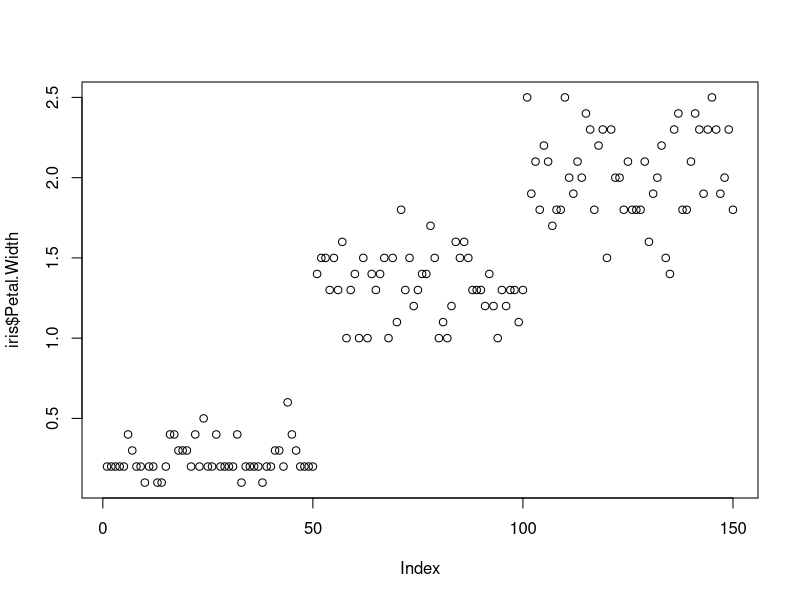
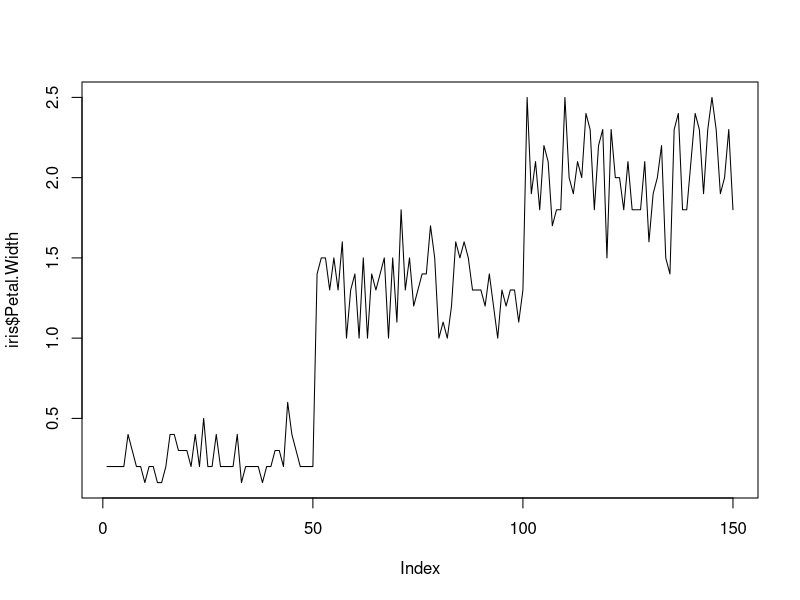
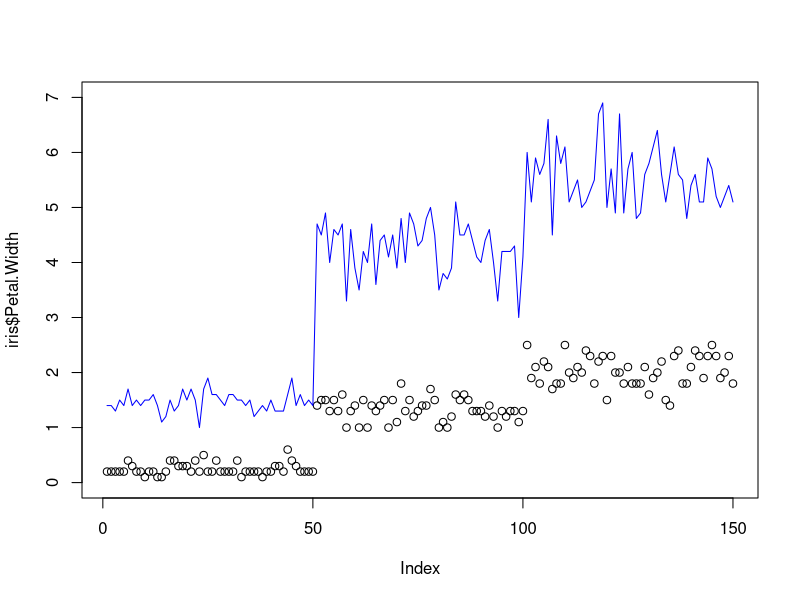
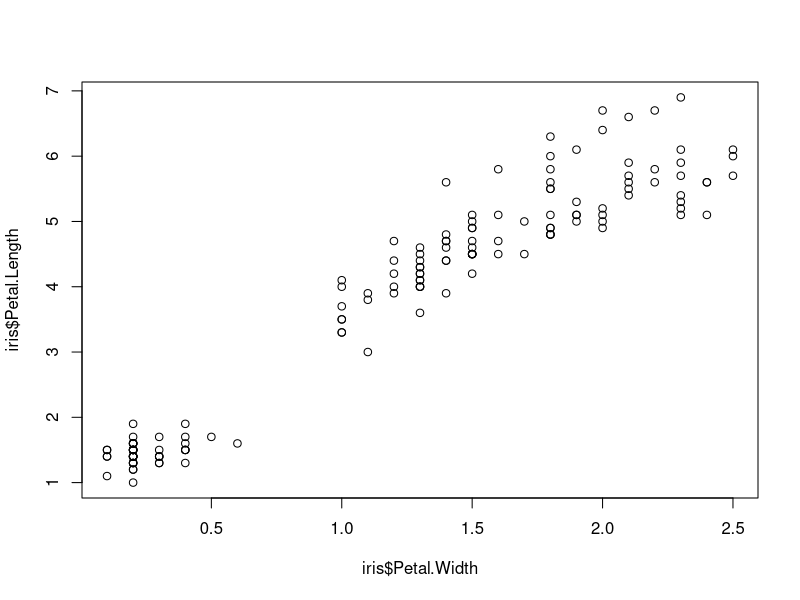
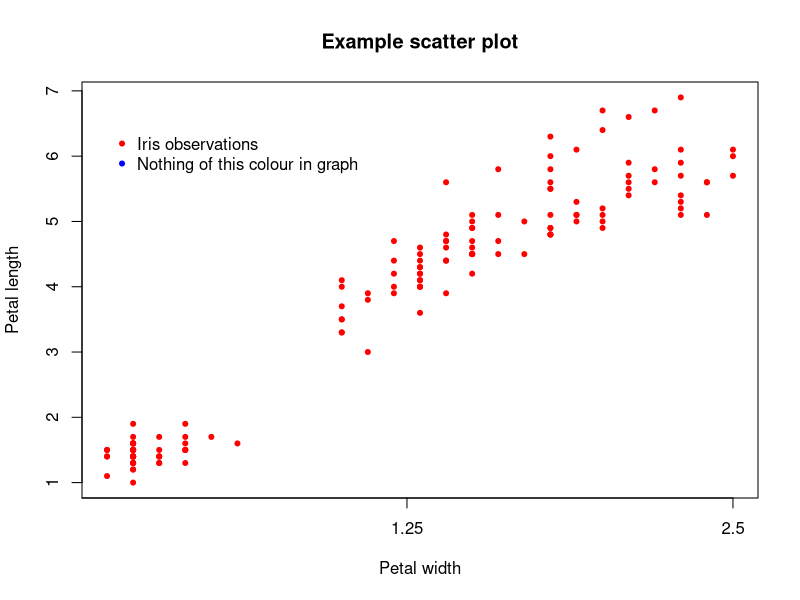
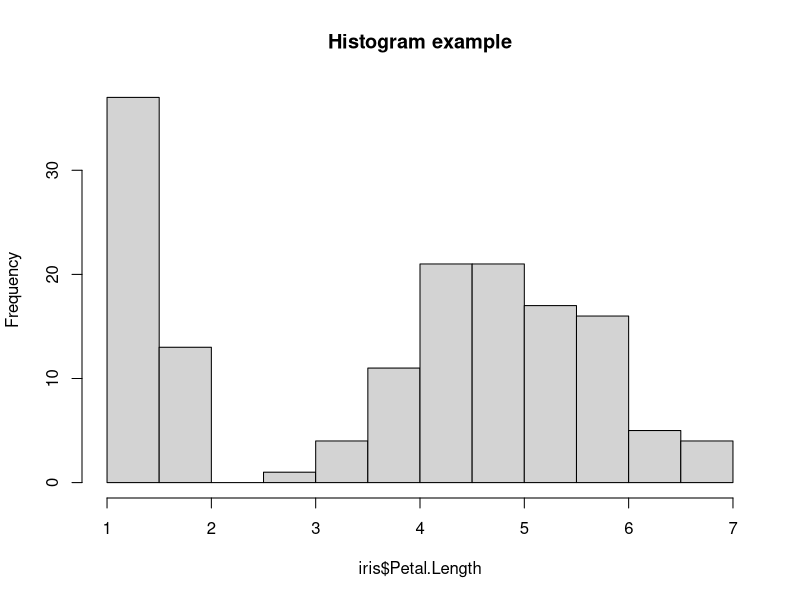
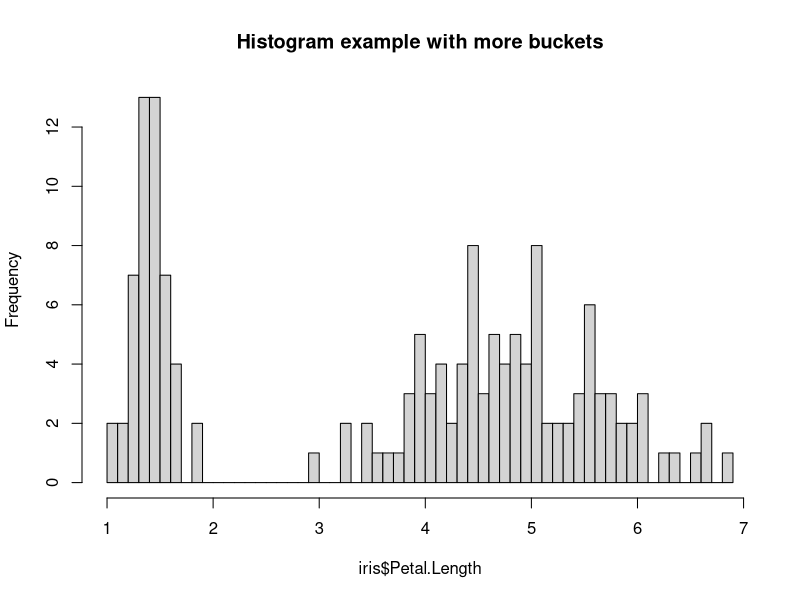
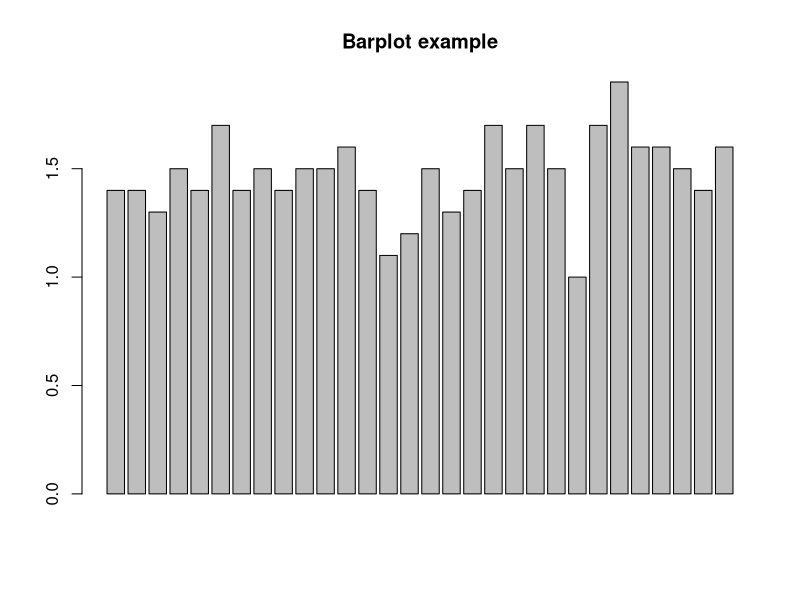

Reproduce these figures in R, in order.
## ---- chunk 1
# Load these for the examples below to work for you
library(ggplot2)
library(data.table)
library(magrittr)
## ---- chunk 2
# Single variable graph uses the order of the data for the x axis
plot(iris$Petal.Width)
plot(iris$Petal.Width, t='l')  # Second arg means 'type' = 'line'. Default is points.
# Some functions add features to an existing graph
plot(iris$Petal.Width,
     ylim=c(0, 7))  # Specify the y-axis range. Also works for xlim.
lines(iris$Petal.Length, col='blue')  # Adds another variable. points() works similar.
# Two-variable scatterplot
plot(iris$Petal.Width, iris$Petal.Length)
# Next example modifies a few features. Many other things can be modified.
plot(iris$Petal.Width, iris$Petal.Length, col='red',
     pch=20,  # specify the point type. Options are here: https://r-lang.com/pch-in-r/
     main='Example scatter plot', 
     ylab='Petal length', 
     xlab='Petal width', 
     xaxt='n')  # Specify no ticks on x axis, so it can be manually added in
axis(1,  # Axis ticks for side '1' (i.e. x axis)
     at=c(0, 1.25, 2.5),  # Where to put the ticks 
     labels=c(0, 1.25, 2.5))  # What to write under the ticks (could also be text)
legend(0.1, 6.5,  # Coordinates for placing the legend 
       legend=c('Iris observations', 'Nothing of this colour in graph'),  # Legend text
       pch=20,  # Legend symbols (could specify e.g. line type (lty) instead)
       col=c('red', 'blue'),  # Legend symbol colours
       bty='n')  # Remove box around legend
# Other types of graphs. Features can be changed same as example above.
hist(iris$Petal.Length, main='Histogram example')
hist(iris$Petal.Length, 50, main='Histogram example with more buckets',)  # 50 buckets
barplot(iris$Petal.Length[1:30], main='Barplot example')
# Barplot with multiple variables wants the variables as rows. Use 't()' to transpose.
barplot(t(iris[1:30, c('Petal.Length', 'Petal.Width')]))
boxplot(iris[, c('Petal.Length', 'Petal.Width')], main='Boxplot example')
plot(density(iris$Petal.Width), main='Density function example')  
plot(ecdf(iris$Petal.Width), main='CDF example')  # cumulative distribution function

## ---- chunk 3
### Scatterplots in ggplot
# Minimal working example.
plotdata <- copy(iris)
ggplot(plotdata, aes(x=Petal.Length, y=Petal.Width)) +
  geom_point()

# Different colours
ggplot(plotdata, aes(x=Petal.Length, y=Petal.Width, colour=Species)) +
  geom_point()

# Another way. This is useful if you want to combine plot types (e.g. point and line), 
#   and you want to use different variables in each type.
ggplot(plotdata) +
  geom_point(aes(x=Petal.Length, y=Petal.Width)) 

# To give an example that mixes two types, first format and combine a couple of the 
#   in-built datasets. These datasets are of type 'time series' (ts) which nobody really 
#   uses. So first format them into a more usable format. 'time()' extracts the time 
#   periods from a ts object.
sunspot_dt <- data.table(year = as.numeric(time(sunspot.year)), # remove ts object types 
                         sunspots = as.numeric(sunspot.year))  
nhtemp_dt <- data.table(year = as.numeric(time(nhtemp)), 
                        temp = as.numeric(nhtemp))
plotdata <- nhtemp_dt %>%
  merge(sunspot_dt, all.x=TRUE, 
        by='year')
ggplot(plotdata) +
  geom_col(aes(x=year, y=temp)) +
  geom_line(aes(x=year, y=sunspots))  # Putting the line 2nd layers it 'above' the bars.

# Simple line chart with multiple series. ggplot requires this type of chart to be in 
#   long format. melt() is the data.table function for converting to long
plotdata2 <- copy(plotdata) %>%
  melt(id.vars='year', variable.name='var', value.name='val') 
ggplot(plotdata2, aes(x=year, y=val, group=var, colour=var)) + 
  geom_line()

# Similar chart but with more features.
plotdata <- copy(iris)
ggplot(plotdata, aes(x=Petal.Length, y=Petal.Width, 
                     colour=Species)) +  # Colour specifies the variable to set colour by
  geom_point() +  # Add points to the graph (based on the aesthetics provided above)
  coord_fixed(ratio = 1) +  # Force x and y axes to have the same scale
  scale_y_continuous(limits=c(0, 2.5)) +  # y axis limits
  scale_x_continuous(limits=c(0, 7),  # x axis limits
                     breaks=c(1, 3, 5, 7),  # Location of x ticks
                     labels=c('one', 'three', 'five', 'seven')) +  # x tick labels
  geom_hline(yintercept=0) +  # Add horizontal line at zero
  geom_segment(x=0, y=0, xend=7, yend=7, colour='black', linetype=2) +  # Manually add line
  annotate('text', x=1, y=1.8, label='Equality line', 
           colour='black') +  # Manually add text
  ggtitle('Iris data graph with lots of unnecessary features\nIncluding a 2-line title') + 
  labs(y='Width',  # y axis label
       x='Length',  # x axis label
       colour='Species column') +  # legend label (use '' for blank)
  theme(legend.position='bottom')  # Default is legend on right side; this moves it.




